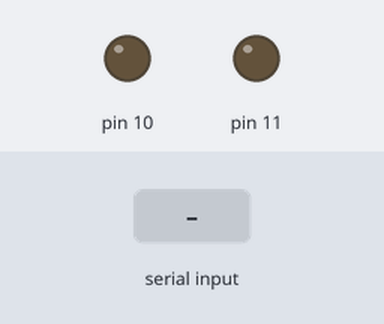
This sketch was run on a simulated Arduino Uno, built with avr-gcc and run on an emulated ATmega328P. On the bench: output pins drawn as LEDs (lit = HIGH). The test bench sets the inputs (shaded band).

Above: at 1.2 s.
1.3 s: "1" received over Serial
At 2.5 s:
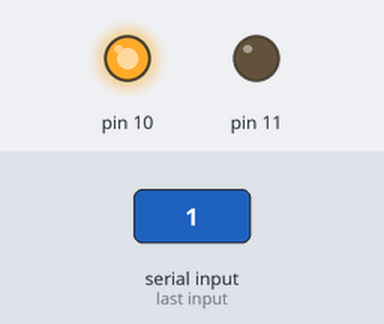
2.8 s: "3" received over Serial
At 3.7 s:
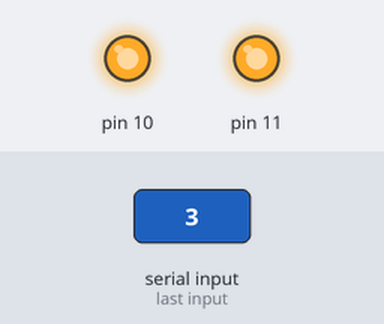
4.3 s: "0" received over Serial
At 4.8 s:
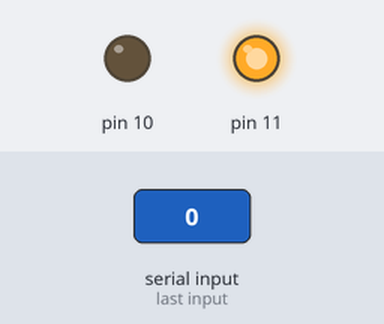
5.8 s: "2" received over Serial
At 7.1 s:
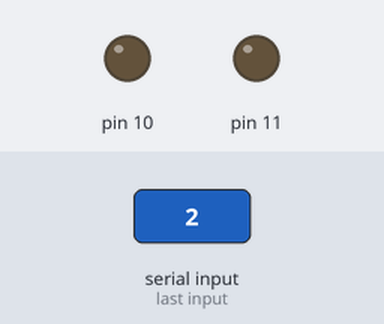
Timing chart, 0 to 8.3 s (numbered marks = the images above; inputs shaded):
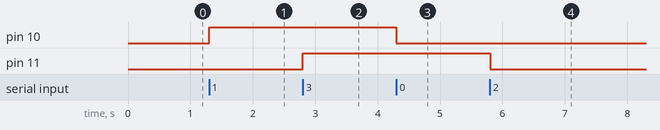

The sketch:

Proyecto_aires_3.ino
```cpp
void setup() {

  pinMode(10,OUTPUT);
  pinMode(11,OUTPUT);
  //pinMode(12,OUTPUT);
  //pinMode(13,OUTPUT);
  //pinMode(14,OUTPUT);
  //pinMode(15,OUTPUT);
  //pinMode(16,OUTPUT);
  //pinMode(17,OUTPUT);
  //pinMode(18,OUTPUT);
  //pinMode(19,OUTPUT);
  //pinMode(20,OUTPUT);
  //pinMode(21,OUTPUT);
  //pinMode(22,OUTPUT);
  //pinMode(23,OUTPUT);
  //pinMode(24,OUTPUT);
  //pinMode(25,OUTPUT);
  //pinMode(26,OUTPUT);
  //pinMode(27,OUTPUT);
  //pinMode(28,OUTPUT);
  //pinMode(29,OUTPUT);
  //pinMode(30,OUTPUT);
  //pinMode(31,OUTPUT);
  //pinMode(32,OUTPUT);
  //pinMode(33,OUTPUT);
  //pinMode(34,OUTPUT);
  //pinMode(35,OUTPUT);
  //pinMode(36,OUTPUT);
  //pinMode(37,OUTPUT);
  //pinMode(38,OUTPUT);
  //pinMode(39,OUTPUT);
  //pinMode(40,OUTPUT);
  //pinMode(41,OUTPUT);
  Serial.begin(9600);


}

void loop() {
  if (Serial.available()){
    int dato = Serial.read();


    if(dato == '0'){
      digitalWrite(10,LOW);
      delay(10);
    }
    if(dato == '1'){
      digitalWrite(10,HIGH);
      delay(10);
    }
    if(dato == '2'){
      digitalWrite(11,LOW);
      delay(10);
    }
    if(dato == '3'){
      digitalWrite(11,HIGH);
      delay(10);
    }
  }

}
```

Measured:
- after the input at 1.3 s, pin 10: LOW → HIGH at once
- after the input at 2.8 s, pin 11: LOW → HIGH at once
- after the input at 4.3 s, pin 10: HIGH → LOW at once
- after the input at 5.8 s, pin 11: HIGH → LOW at once
